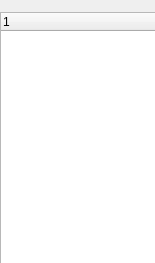
<?xml version='1.0' encoding='UTF-8'?> 
<ui version='4.0'>
 <class>Dialog</class>
 <widget class='QDialog' name='Dialog'>
      <property name='geometry'>
        <rect>
         <x>0</x>
         <y>0</y>
         <width>155</width>
         <height>263</height>
        </rect>
      </property>
  <property name='dlg_lev_explore'>
   <string>Dialog</string>
  </property>
     <widget class='QTreeWidget' name='IDC_TREE1'>
      <property name='geometry'>
        <rect>
         <x>0</x>
         <y>12</y>
         <width>375</width>
         <height>362</height>
        </rect>
      </property>
     </widget>   
     <widget class='QListWidget' name='IDC_LIST1'>
      <property name='geometry'>
        <rect>
         <x>0</x>
         <y>377</y>
         <width>372</width>
         <height>230</height>
        </rect>
      </property>
       </widget>
     <widget class='QPushButton' name='PB_REFRESH'>
      <property name='geometry'>
        <rect>
         <x>245</x>
         <y>612</y>
         <width>127</width>
         <height>30</height>
        </rect>
      </property>
        <property name='text'>
         <string>Refresh</string>
        </property>
       </widget>
      </widget>
   <resources/>
 <connections/>
</ui> 
